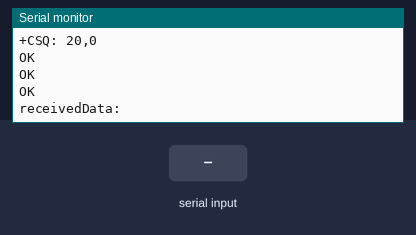
The sketch below on a simulated Arduino Uno, built with avr-gcc and run on an emulated ATmega328P. Shown: the last lines printed to the serial monitor. The test bench sets the inputs (shaded band). The modem accepts every AT command (registered, SIM ready, sends succeed) and sends nothing else.

Above: at 2.2 s.
2.3 s: "+CMT:\n" received over the second serial link
At 2.53 s:
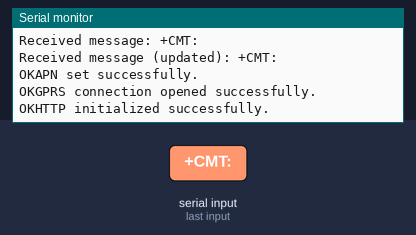
3.8 s: "-\n" received over the second serial link
At 5.0 s:
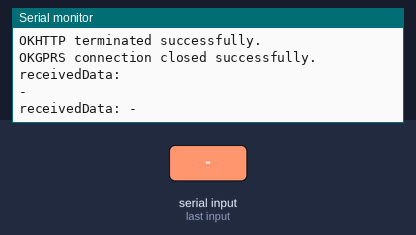
5.3 s: "_\n" received over the second serial link
At 6.3 s:
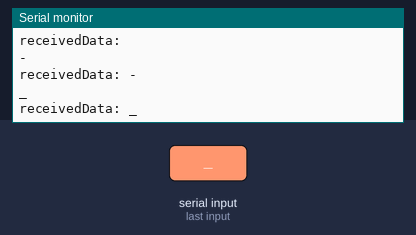
6.8 s: "~\n" received over the second serial link
At 7.4 s:
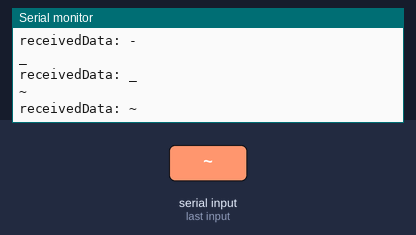

The sketch:

SMSToGprsSenderCommented.ino
```cpp
#include <SoftwareSerial.h>

String receivedData = "";
String receivedMessage = "";
String apn = "Safaricom";
String serverIP = "webhook.site/79b42cc5-9365-472f-86ac-a6dd7b8d84ec";
bool messageStarted = false;

// Create software serial object to communicate with SIM800L
SoftwareSerial mySerial(6, 5); // SIM800L Tx & Rx is connected to Arduino #11 & #10

void setup() {
  // Begin serial communication with Arduino and Arduino IDE (Serial Monitor)
  Serial.begin(9600);

  // Begin serial communication with Arduino and SIM800L
  mySerial.begin(9600);

  Serial.println("Initializing...");
  delay(1000);

  // Test handshake with the SIM800L module
  mySerial.println("AT");
  waitForResponse("OK", 2000);

  // Check signal quality
  mySerial.println("AT+CSQ");
  waitForResponse("OK", 2000);

  // Configure the module to use TEXT mode for SMS
  mySerial.println("AT+CMGF=1");
  waitForResponse("OK", 2000);

  // Configure how new SMS messages should be handled
  mySerial.println("AT+CNMI=1,2,0,0,0");
  waitForResponse("OK", 2000);
}

void loop() {
  // Read incoming serial data and update the received message
  readSerialAndUpdateReceivedMessage();

  // If a new message was received, send it to the specified URL
  if (receivedMessage != "") {
    sendToURL(receivedMessage);
    receivedMessage = "";
  }
}

// Read incoming serial data and update the received message accordingly
void readSerialAndUpdateReceivedMessage() {
  while (mySerial.available()) {
    char inChar = (char)mySerial.read();
    Serial.print(inChar);

    if (inChar == '\n') {
      Serial.print("receivedData: ");
      Serial.println(receivedData);

      if (receivedData.startsWith("+CMT:")) {
        // Extract relevant data (sender, timestamp, and message content)
        // from the receivedData string

        int firstQuoteIndex = receivedData.indexOf('"');
        int secondQuoteIndex = receivedData.indexOf('"', firstQuoteIndex + 1);
        int thirdQuoteIndex = receivedData.indexOf('"', secondQuoteIndex + 1);
        int fourthQuoteIndex = receivedData.indexOf('"', thirdQuoteIndex + 1);

        receivedMessage = receivedData.substring(fourthQuoteIndex + 1);
        receivedMessage.trim();

        // If the message starts and ends with quotes, extract the content
        int msgStart = receivedMessage.indexOf('"');
        int msgEnd = receivedMessage.lastIndexOf('"');
        if (msgStart != -1 && msgEnd != -1) {
          receivedMessage = receivedMessage.substring(msgStart + 1, msgEnd);
        }

        Serial.print("Received message: ");
        Serial.println(receivedMessage);

        // Read the next line for message content
        if (mySerial.available()) {
          char msgChar;
          while ((msgChar = (char)mySerial.read()) != '\n' && msgChar != -1) {
            receivedMessage += msgChar;
          }
        }

        Serial.print("Received message (updated): ");
        Serial.println(receivedMessage);
      }
      receivedData = "";
    } else {
      receivedData += inChar;
    }
  }
}

// Extract the content of the SMS message
String parseMessage(String data) {
  int startIndex = data.indexOf("\r\n") + 2;
  int endIndex = data.lastIndexOf("\r\n");
  if (startIndex >= 0 && endIndex > startIndex) {
    return data.substring(startIndex, endIndex);
  }
  return "";
}

// Send the received message to a specified URL
void sendToURL(String message) {
  if (message != "") {
    // Set up GPRS and HTTP connections
    setupGPRSAndHTTP();

    // Prepare the URL with the message parameter
    String url = "http://webhook.site/79b42cc5-9365-472f-86ac-a6dd7b8d84ec?message=" + urlEncode(message);

    // Set the URL for the HTTP request
    mySerial.print("AT+HTTPPARA=\"URL\",\"");
    mySerial.print(url);
    mySerial.println("\"");

    // Send the HTTP request if the URL was set successfully
    if (waitForResponse("OK", 1000)) {
      Serial.println("URL set successfully.");
      mySerial.println("AT+HTTPACTION=0");

      if (waitForResponse("+HTTPACTION: 0,200", 10000)) {
        Serial.println("HTTP request sent successfully.");
      } else {
        Serial.println("Error sending HTTP request.");
      }
    } else {
      Serial.println("Error setting URL.");
    }

    // Terminate the HTTP connection and close the GPRS connection
    mySerial.println("AT+HTTPTERM");
    if (waitForResponse("OK", 1000)) {
      Serial.println("HTTP terminated successfully.");
    } else {
      Serial.println("Error terminating HTTP connection.");
    }

    mySerial.println("AT+SAPBR=0,1");
    if (waitForResponse("OK", 1000)) {
      Serial.println("GPRS connection closed successfully.");
    } else {
      Serial.println("Error closing GPRS connection.");
    }
  }
}

// Set up the GPRS and HTTP connections for sending the received message
void setupGPRSAndHTTP() {
  // Set the APN
  mySerial.println("AT+SAPBR=3,1,\"APN\",\"Safaricom\"");
  if (waitForResponse("OK", 1000)) {
    Serial.println("APN set successfully.");
  }

  // Open the GPRS connection
  mySerial.println("AT+SAPBR=1,1");
  if (waitForResponse("OK", 30000)) {
    Serial.println("GPRS connection opened successfully.");
  } else {
    Serial.println("Error opening GPRS connection.");
  }

  // Initialize HTTP
  mySerial.println("AT+HTTPINIT");
  if (waitForResponse("OK", 1000)) {
    Serial.println("HTTP initialized successfully.");
  } else {
    Serial.println("Error initializing HTTP.");
  }
}

// Close the HTTP and GPRS connections
void closeHTTPAndGPRS() {
  // Terminate the HTTP connection
  mySerial.println("AT+HTTPTERM");
  waitForResponse("OK", 1000);

  // Close the GPRS connection
  mySerial.println("AT+SAPBR=0,1");
  waitForResponse("OK", 1000);
}

// URL encode a string for use in a query string parameter
String urlEncode(String str) {
  String encodedStr = "";
  char c;
  for (int i = 0; i < str.length(); i++) {
    c = str[i];
    if (isalnum(c) || c == '-' || c == '_' || c == '.' || c == '~') {
      encodedStr += c;
    } else {
      char buf[4];
      snprintf(buf, sizeof(buf), "%%%02X", c);
      encodedStr += buf;
    }
  }
  return encodedStr;
}

// Wait for a specific response from the SIM800L module within a specified timeout
bool waitForResponse(const char* response, unsigned long timeout) {
  unsigned long startTime = millis();
  String receivedData = "";

  // Check for the desired response within the timeout period
  while (millis() - startTime < timeout) {
    if (mySerial.available()) {
      char c = mySerial.read();
      receivedData += c;
      if (receivedData.endsWith(response)) {
        Serial.print(receivedData);
        return true;
      }
    }
  }
  Serial.print(receivedData);
  return false;
}
```

Measured:
- after the input at 2.3 s, the serial monitor: prints a new line at once (image 1)
- after the input at 3.8 s, the serial monitor: prints a new line at once (image 2)
- after the input at 5.3 s, the serial monitor: prints a new line at once (image 3)
- after the input at 6.8 s, the serial monitor: prints a new line at once (image 4)
